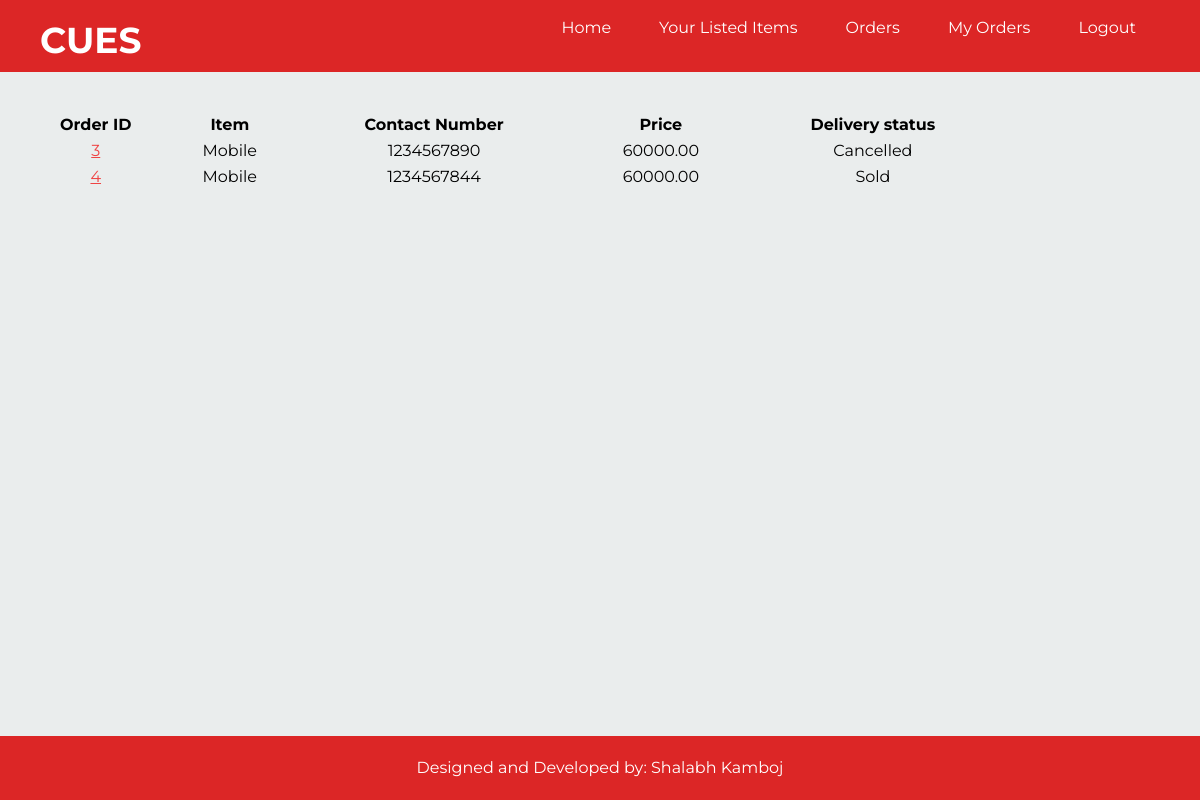
Page /seller-orders (signed in) on the committed database.
### products/models.py (models this page shows)
class Order(models.Model):
    orderNumber = models.AutoField(primary_key=True)
    seller = models.ForeignKey(Seller, on_delete=models.CASCADE)
    customer = models.ForeignKey(User, on_delete=models.CASCADE)
    slug = models.SlugField(max_length=55)
    title = models.CharField(max_length=50)
    contactNumber = models.IntegerField()
    price = models.DecimalField(max_digits=10, decimal_places=2)
    image = models.TextField(blank=True, null=True)
    delivery_status = models.TextField(blank=True, null=True)
    order_time = models.DateTimeField(auto_now_add=True)

### products/views.py (the view)
# urls.py: path('seller-orders', views.seller_orders, name="seller-orders"),
def seller_orders(request):
    seller=request.user.seller
    orders=Order.objects.filter(seller=seller)
    return render(request, 'orders.html', {"orders":orders})

### templates/orders.html (shortened to what this page needs)
{% extends 'base.html' %}
{% block body %}
<div>
  {% if orders %}
  <div class="container mt-10 px-5">
    <table class="table-auto w-full text-center">
      <thead>
        <tr class="gap-5">
          <th>Order ID</th>
          <th>Item</th>
          <th>Contact Number</th>
          <th>Price</th>
          <th>Delivery status</th>
        </tr>
      </thead>
      <tbody>
        {% for order in orders %}
        <tr class="">
            <td>
              <a href="seller-order/info/{{order.orderNumber}}" class="text-red-500 underline hover:text-red-600 hover:no-underline">
                {{order.orderNumber}}
              </a>
            </td>
            <td>{{order.title}}</td>
            <td>{{order.contactNumber}}</td>
            <td>{{order.price}}</td>
            {% if order.delivery_status == "delivered" %}
            <td>Sold</td>
            {% elif order.delivery_status == "cancelled" %}
            <td>Cancelled</td>
            {% else %}
            <td>
              <a href="/seller-orders/mark-as-delivered/{{order.orderNumber}}" class="text-red-600 hover:text-red-400">Mark as Sold</a> /
              <a href="/seller-orders/mark-as-cancelled/{{order.orderNumber}}" class="text-red-600 hover:text-red-400">Mark as Cancelled</a>
            </td>
            {% endif %}
        </tr>
        {% endfor %}
      </tbody>
    </table>
  </div>
  {% else %}
  <h4 class="text-center text-2xl mt-8">No orders availible</h4>
  <lottie-player src="https://assets1.lottiefiles.com/packages/lf20_sjrrfsoj.json"  background="transparent"  speed="1" class="w-1/3 mx-auto" loop autoplay></lottie-player>
  {% endif %}
</div>
{% endblock body %}

### assets/static/css/style.css (style rules this page uses)
body { background: #eaeded; color: black; font-family: 'Montserrat', sans-serif; }

### rows in the picture
Order: orderNumber "3", title "Mobile", contactNumber "1234567890", price "60000.00", delivery_status "Cancelled"
Order: orderNumber "4", title "Mobile", contactNumber "1234567844", price "60000.00", delivery_status "Sold"
